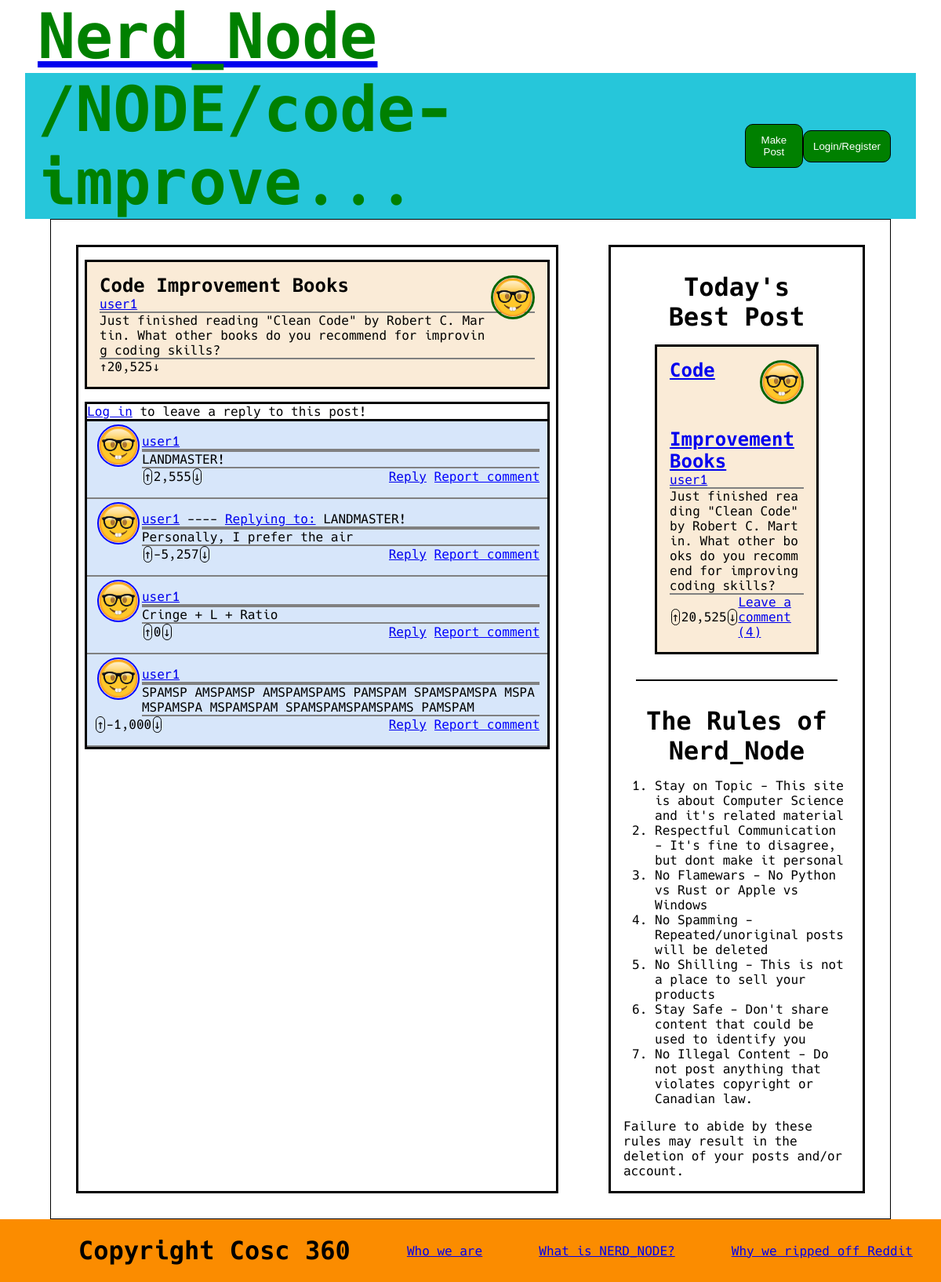
The app's page /node/index.php?title=code-improvement with its own data.
### tables this page shows
CREATE TABLE post (
	id int AUTO_INCREMENT,
	title varchar(255),
    poster int,
    content TEXT(65535),
    likes int,
    reported boolean,
    sku varchar(255),
    PRIMARY KEY (id),
    FOREIGN KEY (poster) REFERENCES siteUser(id) ON DELETE CASCADE
);

CREATE TABLE siteUser (
	id int AUTO_INCREMENT,
	username varchar(255) UNIQUE,
	password varchar(255),
    email varchar(255) UNIQUE,
    profilePicture varchar(255),
    isAdmin boolean,
    isDisabled boolean,
    PRIMARY KEY (id)
);

CREATE TABLE comment (
	id int AUTO_INCREMENT,
    poster int,
	originalPost int,
    parentComment int,
    likes int,
    reported boolean,
    content TEXT(65535),
    PRIMARY KEY (id),
    FOREIGN KEY (poster) REFERENCES siteUser(id) ON DELETE CASCADE,
    FOREIGN KEY (originalPost) REFERENCES post(id) ON DELETE CASCADE,
    FOREIGN KEY (parentComment) REFERENCES comment(id) ON DELETE CASCADE
);

### src/node/loadPost.php (called while the page is built, shortened)
<?php
$host = DBHOST;
$database = DBNAME;
$user = DBUSER;
$pass = DBPASS;
$connection = mysqli_connect($host, $user,$pass, $database, "3306");
$getPost = $connection->prepare("SELECT post.id, post.title, siteUser.username, siteUser.profilePicture, post.sku, post.content, post.likes FROM (post JOIN siteUser ON post.poster = siteUser.id) WHERE post.sku = ?");
$getPost->bind_param("s", $sku);
$getPost->execute();
$result = $getPost->get_result();
$post= [];
while($row = mysqli_fetch_assoc($result)) {
    $post = ['id' => $row['id'],
             'title' => $row['title'],
             'author' => $row['username'],
             'pfp' => $row['profilePicture'],
             'sku' => $row['sku'],
             'content' => $row['content'],
             'likes' => number_format($row['likes'])
    ];
}
$getComments = $connection->prepare("SELECT comment.id AS id, comment.parentComment AS parentId, siteUser.username as username, siteUser.profilePicture AS profilePicture, comment.content AS content, parentComment.content AS parentContent, comment.likes
FROM comment
LEFT JOIN post ON comment.originalPost = post.id
LEFT JOIN siteUser ON post.poster = siteUser.id
LEFT JOIN comment AS parentComment ON comment.parentComment = parentComment.id
WHERE comment.originalPost = ?");
$getComments->bind_param("s", $post['id']);
$getComments->execute();
$result = $getComments->get_result();
$comments = array();
?>

### src/components/getBestPost.php (called while the page is built, shortened)
<?php
$host = DBHOST;
$database = DBNAME;
$user = DBUSER;
$pass = DBPASS;
$connection = mysqli_connect($host, $user,$pass, $database, "3306");
$sql = "SELECT post.title, post.id, siteUser.username, siteUser.profilePicture, post.sku, post.content,
               post.likes, COUNT(comment.id) AS comments
        FROM (post JOIN siteUser ON post.poster = siteUser.id)
             LEFT JOIN comment ON comment.originalPost = post.id
             LEFT JOIN postTag ON postTag.postId = post.id
        GROUP BY post.id
        ORDER BY likes DESC
        LIMIT 1";
if($result = mysqli_query($connection, $sql)) {
    while($row = mysqli_fetch_assoc($result)) {
        $bestPost = [
            'title' => $row['title'],
            'id' => $row['id'],
            'author' => $row['username'],
            'pfp' => $row['profilePicture'],
            'sku' => $row['sku'],
            'content' => $row['content'],
            'likes' => number_format($row['likes']),
            'commentCount' => $row['comments'],
            'tags' => explode(',', $row['tags'])
        ];
    }
}
?>

### src/node/renderComments.php (the view, shortened to what this page needs)
<?php
include_once "renderProfilePicture.php";
function renderComment($comment, $op, $isAdmin) {
    $username = $comment['author'];
    echo "<div class=\"comment\">";
    echo "<p>
            <a href='".SITEROOT."nerd?username=".$username."'>".$username."</a>";
    if($comment['parentId']) {
        echo " ---- <a href='#".$comment['parentId']."'> Replying to:</a> ".$comment['parentContent'];
    }
    echo "</p>";
    echo"<p>
    </p>
    <p>".$comment['content']."
    </p>
    <div class='interactionBar'>
        <div class='arrow' onclick='upvote(".$comment['id'].", 5)'> &uarr; </div>
    <div id=\"comment-".$comment['id']."\">".$comment['likes']." </div>
        <div class='arrow' onclick='downvote(".$comment['id'].", 2)'> &darr; </div>
    <div class='spacer'> </div>
    <div>
    <a href='".SITEROOT."node?title=".$op."&reply-to=".$comment['id']."' > Reply </a>
    </div>
&ensp;
    <div>";
    if(!$isAdmin)
        echo "<div class='report' id='rep-".$comment['id']."' onclick='report(".$comment['id'].", 2)'> Report comment</div>";
    echo "</div>
    </div>
    </div>";
}
?>

### src/node/index.php (shortened to what this page needs)
<?php
$sku = $_GET['title'];
include_once "loadPost.php";
include_once "renderComments.php";
include_once "../renderProfilePicture.php";
?>
<!DOCTYPE html>
<html lang="en">
    <head>
	    <link rel="stylesheet" href="../public/css/reset.css">
	    <link rel="stylesheet" href="../public/css/home.css">
        <link rel="stylesheet" href="../public/css/node.css">
        <link rel="stylesheet" href="../public/font/hack.css">
    </head>
    <body>
	    <header>
            <?php
            $u =strlen($post["sku"]) >12 ? trim(substr($post["sku"], 0, 12)).'...' : $post["sku"];
            $url = "/NODE/$u";
            include "../components/headerBar.php";
            ?>
        </header>
        <main>
            <div class="center">
                <div class="post">
                    <?php renderProfilePicture($post['author'], $post['pfp']); ?>
                    <h3>
                        <?php echo $post["title"];?>
                    </h3>
                    <p>
                        <?php
                        echo "<a href='".SITEROOT."nerd?username=".$post["author"]."'>".$post["author"]."</a>";
                        ?>
                    </p>
                    <p>
                        <?php echo $post["content"]; ?>
                    </p>
                    <div class="interactionBar">
                        <div> &uarr; </div>
                        <div> <?php echo $post["likes"]; ?> </div>
                        <div> &darr; </div>
                    </div>
                </div>
                <div id="comments">
                    <div id="reply">
                        <?php
                        if(isset($_SESSION["sessionId"])) {
                            include "../components/commentForm.php";
                        } else {
                            echo "<p> <a href='".SITEROOT."login'>Log in</a> to leave a reply to this post!</p>";
                        }
                        ?>
                    </div>
                    <?php
                    if($comments) {
                        foreach($comments as $comment) {
                            renderComment($comment, $sku, isset($_SESSION["isAdmin"]));
                        }
                    } else {
                        echo "<div class=\"comment center\"><p>Be the first to comment!</p></div>";
                    }
                    ?>
                </div>
            </div>
            <?php include "../components/sidebar.php" ?>
	    </main>
        <?php include "../components/footer.php"; ?>
    </body>
</html>

### src/components/headerBar.php (shortened to what this page needs)
<!DOCTYPE html>
<html lang="en">
  <div>
    <a href="<?php echo SITEROOT; ?>">
        <h1>
            Nerd_Node
        </h1>
    </a>
    </div>
    <div class="navbar">
        <h1 id = "pageTitle">
            <?php echo $url ?? '/HOME'; ?>
        </h1>
        <div class="spacer">
        </div>
        <div class="buttonBox">
            <button id="newPost" onclick='location.href = "<?php echo SITEROOT; ?>makePost";'>Make Post</button>
            <?php
            if(isset($_SESSION["sessionId"]) ) {
                echo "<button id='home' onclick='location.href = \"".SITEROOT."nerd?username=".$_SESSION["sessionUsername"]."\";' >".
                     $_SESSION["sessionUsername"]
                    ."</button>";
                if(isset($_SESSION["isAdmin"])) {
                    echo "<button id='home' onclick='location.href = \"".SITEROOT."\admin\"'> View Reports </button>";
                }
                echo "<button id='logout' onclick='location.href = \"".SITEROOT."logout.php\";' >
                      Log out
                  </button>";
            } else {
                echo "<button id='login' onclick='location.href = \"".SITEROOT."login\";' >
                      Login/Register
                  </button>";
            }
            ?>
        </div>
    </div>
</html>

### src/renderProfilePicture.php
<?php
function renderProfilePicture($username, $picture) {
    echo "<img class='pfp' src='".SITEROOT."public/images/profiles/$picture' alt='$username\'s profile picture' width='50' height='50'>";
}
?>

### src/renderPosts.php (shortened to what this page needs)
<?php
include_once "renderProfilePicture.php";
function renderPost($post, $isAdmin, $addTag) {
    $username = $post['author'];
    $commentText = $post['commentCount'] ? "Leave a comment (".$post['commentCount'].")" : "Be the first to comment";
    echo "<div class=\"post\">";
    echo "<h3>
            <a href='".SITEROOT."node?title=".$post['sku']."'>".$post['title']."</a>
    </h3>
    <p>";
    echo "<a href='".SITEROOT."nerd?username=".$username."'>".$username."</a>
    </p>
    <p>".$post['content']."
    </p>
    <div class='interactionBar'>
        <div class='arrow' onclick='upvote(".$post['id'].", 5)'> &uarr; </div>
        <div id='post-".$post['id']."'>".$post['likes']." </div>
        <div class='arrow' onclick='downvote(".$post['id'].", 2)'> &darr; </div>
        <div>
            <a href='".SITEROOT."node?title=".$post['sku']."'>".$commentText."</a>
        </div>
        <div class='spacer'></div>";
    echo "</div></div>";
}
?>

### src/public/css/home.css (style rules this page uses)
html { font-family: "Hack"; }
header { padding: 0em 2em; }
header div { padding: 0em 1em; }
.center { flex: 1; }
.center, .sidebar, .post { border: medium solid black; }
.sidebar div { padding:1em; }
.center, .sidebar { margin: 2em 2em; }
main { display: flex; height:auto; min-height:80vh; margin: 0em 4em; }
.post { background-color:antiquewhite; margin:1em 0.5em; padding:1em; }
.post p { border-bottom: 2px solid grey; word-break: break-all; }
.post .interactionBar { display:flex; align-items: center; justify-content: space-evenly; }
.post div { padding: 0em; }
#bestPost .post { max-height: 50%; }
h1 { font-size: 5em; color: green; }
h3 { font-size:1.5em; font-weight:bold; }
.navbar { display:flex; background-color: #26C6DA; }
.spacer { flex:1; }
.buttonBox { width:20%; display: flex; align-items: center; justify-content: space-evenly; }
button { background-color: green; color: white; padding: 0.9em 0.9em 0.9em 0.9em; border-radius: 10px; border: 1px solid black; cursor:pointer; }
main { border: 1px solid black; }
.pfp { border: 3px solid darkgreen; border-radius: 50%; float: right; margin-bottom: 1em; margin-top: 1em; }
.interactionBar .arrow { border-radius: 10px; margin: 0px 0.1em; border: 1px solid black; cursor:pointer; }
.report { color: blue; text-decoration: underline; cursor:pointer; }

### src/public/css/node.css (style rules this page uses)
#comments { border: medium solid black; margin:1em 0.5em; }
.comment { background-color:#d7e6fa; padding:1em 0.6em; border-bottom: 2px solid grey; }
.comment p { border-bottom: 2px solid grey; word-break: break-all; overflow: hidden; }
.comment .interactionBar { display:flex; align-items: center; justify-content: space-evenly; overflow: hidden; }
.comment div { padding: 0em; overflow: hidden; }
#comments .pfp { border: 2px solid blue; margin: 0.2em; border-radius: 50%; float: left; }
#reply { border-bottom: medium solid black; }

### src/renderPosts.php (style rules this page uses)
.post { position: relative; }
.pfp { position: relative; width: 50px; bottom: 15px; }

### records on screen
post: sku "/NODE/code-improve...", poster.profilePicture (placeholder picture), title "Code Improvement Books", poster.username "user1", content "Just finished reading \"Clean Code\" by Robert C. Martin. What other books do you recommend for improving coding skills?"
comment: siteuser.profilePicture (placeholder picture), siteuser.username "user1", parentComment.content "LANDMASTER!", content "Personally, I prefer the air", likes "-5,257"
comment: poster.profilePicture (placeholder picture), poster.username "user1", content "Cringe + L + Ratio", likes "0"
comment: poster.profilePicture (placeholder picture), poster.username "user1", content "SPAMSP AMSPAMSP AMSPAMSPAMS PAMSPAM SPAMSPAMSPA MSPAMSPAMSPA MSPAMSPAM SPAMSPAMSPAMSPAMS PAMSPAM", likes "-1,000"

### other values on screen
$post["likes"] "20,525"
$comment['content'] "LANDMASTER!"
$comment['likes'] "2,555"
$post['likes'] "20,525"
$commentText "Leave a comment (4)"
